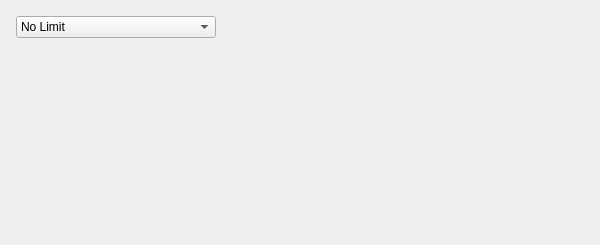
<?xml version="1.0" encoding="UTF-8"?>
<ui version="4.0">
 <class>BackupBandwidthSettingsWidget</class>
 <widget class="QWidget" name="BackupBandwidthSettingsWidget">
  <property name="geometry">
   <rect>
    <x>0</x>
    <y>0</y>
    <width>600</width>
    <height>245</height>
   </rect>
  </property>
  <layout class="QVBoxLayout" name="widgetLayout">
   <property name="spacing">
    <number>0</number>
   </property>
   <property name="leftMargin">
    <number>0</number>
   </property>
   <property name="topMargin">
    <number>0</number>
   </property>
   <property name="rightMargin">
    <number>0</number>
   </property>
   <property name="bottomMargin">
    <number>0</number>
   </property>
   <item>
    <layout class="QVBoxLayout" name="verticalLayout">
     <property name="spacing">
      <number>16</number>
     </property>
     <property name="leftMargin">
      <number>16</number>
     </property>
     <property name="topMargin">
      <number>16</number>
     </property>
     <property name="rightMargin">
      <number>16</number>
     </property>
     <property name="bottomMargin">
      <number>16</number>
     </property>
     <item>
      <layout class="QHBoxLayout" name="limitTypeLayout">
       <item>
        <widget class="QComboBox" name="limitTypeComboBox">
         <property name="minimumSize">
          <size>
           <width>200</width>
           <height>0</height>
          </size>
         </property>
         <item>
          <property name="text">
           <string>No Limit</string>
          </property>
         </item>
         <item>
          <property name="text">
           <string>Fixed</string>
          </property>
         </item>
         <item>
          <property name="text">
           <string>Scheduled</string>
          </property>
         </item>
        </widget>
       </item>
       <item>
        <spacer name="horizontalSpacer">
         <property name="orientation">
          <enum>Qt::Horizontal</enum>
         </property>
         <property name="sizeHint" stdset="0">
          <size>
           <width>0</width>
           <height>0</height>
          </size>
         </property>
        </spacer>
       </item>
      </layout>
     </item>
     <item>
      <widget class="QStackedWidget" name="stackedWidget">
       <property name="currentIndex">
        <number>0</number>
       </property>
       <widget class="QWidget" name="noLimitPage">
        <layout class="QVBoxLayout" name="noLimitPageLayout">
         <property name="leftMargin">
          <number>0</number>
         </property>
         <property name="topMargin">
          <number>0</number>
         </property>
         <property name="rightMargin">
          <number>0</number>
         </property>
         <property name="bottomMargin">
          <number>0</number>
         </property>
        </layout>
       </widget>
       <widget class="QWidget" name="fixedLimitPage">
        <layout class="QVBoxLayout" name="fixedLimitPageLayout">
         <property name="leftMargin">
          <number>0</number>
         </property>
         <property name="topMargin">
          <number>0</number>
         </property>
         <property name="rightMargin">
          <number>0</number>
         </property>
         <property name="bottomMargin">
          <number>0</number>
         </property>
         <item>
          <layout class="QHBoxLayout" name="horizontalLayout_2">
           <item>
            <widget class="QLabel" name="fixedLimitLabel">
             <property name="text">
              <string>Fix bandwidth to</string>
             </property>
            </widget>
           </item>
           <item>
            <widget class="QSpinBox" name="fixedLimitSpinbox">
             <property name="minimum">
              <number>0</number>
             </property>
             <property name="maximum">
              <number>9999</number>
             </property>
             <property name="value">
              <number>15</number>
             </property>
            </widget>
           </item>
           <item>
            <widget class="QLabel" name="fixedLimitSuffixLabel">
             <property name="text">
              <string>Mbit/s</string>
             </property>
            </widget>
           </item>
           <item>
            <spacer name="horizontalSpacer_2">
             <property name="orientation">
              <enum>Qt::Horizontal</enum>
             </property>
             <property name="sizeHint" stdset="0">
              <size>
               <width>0</width>
               <height>0</height>
              </size>
             </property>
            </spacer>
           </item>
          </layout>
         </item>
         <item>
          <spacer name="verticalSpacer">
           <property name="orientation">
            <enum>Qt::Vertical</enum>
           </property>
           <property name="sizeHint" stdset="0">
            <size>
             <width>0</width>
             <height>0</height>
            </size>
           </property>
          </spacer>
         </item>
        </layout>
       </widget>
       <widget class="QWidget" name="scheduledLimitPage">
        <layout class="QVBoxLayout" name="scheduledLimitPageLayout" stretch="0,1">
         <property name="leftMargin">
          <number>0</number>
         </property>
         <property name="topMargin">
          <number>0</number>
         </property>
         <property name="rightMargin">
          <number>0</number>
         </property>
         <property name="bottomMargin">
          <number>0</number>
         </property>
         <item>
          <layout class="QHBoxLayout" name="horizontalLayout">
           <property name="spacing">
            <number>8</number>
           </property>
           <property name="leftMargin">
            <number>40</number>
           </property>
           <item>
            <widget class="nx::vms::client::desktop::ScheduleBrushSelectableButton" name="unlimitedButton">
             <property name="minimumSize">
              <size>
               <width>36</width>
               <height>36</height>
              </size>
             </property>
             <property name="maximumSize">
              <size>
               <width>36</width>
               <height>36</height>
              </size>
             </property>
             <property name="focusPolicy">
              <enum>Qt::NoFocus</enum>
             </property>
             <property name="checkable">
              <bool>true</bool>
             </property>
             <attribute name="buttonGroup">
              <string notr="true">buttonGroup</string>
             </attribute>
            </widget>
           </item>
           <item>
            <widget class="QLabel" name="unlimitedLabel">
             <property name="text">
              <string>Unlimited</string>
             </property>
             <property name="buddy">
              <cstring>unlimitedButton</cstring>
             </property>
            </widget>
           </item>
           <item>
            <spacer name="horizontalSpacer_5">
             <property name="orientation">
              <enum>Qt::Horizontal</enum>
             </property>
             <property name="sizeType">
              <enum>QSizePolicy::Fixed</enum>
             </property>
             <property name="sizeHint" stdset="0">
              <size>
               <width>8</width>
               <height>0</height>
              </size>
             </property>
            </spacer>
           </item>
           <item>
            <widget class="nx::vms::client::desktop::ScheduleBrushSelectableButton" name="limitedButton">
             <property name="minimumSize">
              <size>
               <width>36</width>
               <height>36</height>
              </size>
             </property>
             <property name="maximumSize">
              <size>
               <width>36</width>
               <height>36</height>
              </size>
             </property>
             <property name="focusPolicy">
              <enum>Qt::NoFocus</enum>
             </property>
             <property name="checkable">
              <bool>true</bool>
             </property>
             <attribute name="buttonGroup">
              <string notr="true">buttonGroup</string>
             </attribute>
            </widget>
           </item>
           <item>
            <widget class="QLabel" name="scheduledLimitLabel">
             <property name="text">
              <string>Limited to</string>
             </property>
             <property name="buddy">
              <cstring>limitedButton</cstring>
             </property>
            </widget>
           </item>
           <item>
            <widget class="QWidget" name="scheduledLimitSpinBoxGroup" native="true">
             <property name="enabled">
              <bool>false</bool>
             </property>
             <property name="minimumSize">
              <size>
               <width>40</width>
               <height>0</height>
              </size>
             </property>
             <layout class="QHBoxLayout" name="horizontalLayout_3">
              <property name="spacing">
               <number>8</number>
              </property>
              <property name="leftMargin">
               <number>0</number>
              </property>
              <property name="topMargin">
               <number>0</number>
              </property>
              <property name="rightMargin">
               <number>0</number>
              </property>
              <property name="bottomMargin">
               <number>0</number>
              </property>
              <item>
               <widget class="QSpinBox" name="scheduledLimitSpinBox">
                <property name="minimum">
                 <number>1</number>
                </property>
                <property name="maximum">
                 <number>1000</number>
                </property>
                <property name="value">
                 <number>15</number>
                </property>
               </widget>
              </item>
              <item>
               <widget class="QLabel" name="scheduledLimitSuffixLabel">
                <property name="text">
                 <string>Mbit/s</string>
                </property>
               </widget>
              </item>
             </layout>
            </widget>
           </item>
           <item>
            <spacer name="horizontalSpacer_6">
             <property name="orientation">
              <enum>Qt::Horizontal</enum>
             </property>
             <property name="sizeType">
              <enum>QSizePolicy::Fixed</enum>
             </property>
             <property name="sizeHint" stdset="0">
              <size>
               <width>8</width>
               <height>0</height>
              </size>
             </property>
            </spacer>
           </item>
           <item>
            <widget class="nx::vms::client::desktop::ScheduleBrushSelectableButton" name="noBackupButton">
             <property name="minimumSize">
              <size>
               <width>36</width>
               <height>36</height>
              </size>
             </property>
             <property name="maximumSize">
              <size>
               <width>36</width>
               <height>36</height>
              </size>
             </property>
             <property name="focusPolicy">
              <enum>Qt::NoFocus</enum>
             </property>
             <property name="checkable">
              <bool>true</bool>
             </property>
             <attribute name="buttonGroup">
              <string notr="true">buttonGroup</string>
             </attribute>
            </widget>
           </item>
           <item>
            <widget class="QLabel" name="noBackupLabel">
             <property name="text">
              <string>No backup</string>
             </property>
             <property name="buddy">
              <cstring>noBackupButton</cstring>
             </property>
            </widget>
           </item>
           <item>
            <spacer name="horizontalSpacer_3">
             <property name="orientation">
              <enum>Qt::Horizontal</enum>
             </property>
             <property name="sizeHint" stdset="0">
              <size>
               <width>40</width>
               <height>20</height>
              </size>
             </property>
            </spacer>
           </item>
          </layout>
         </item>
         <item>
          <layout class="QHBoxLayout" name="scheduleGridWidgetLayout">
           <property name="spacing">
            <number>0</number>
           </property>
           <item>
            <widget class="nx::vms::client::desktop::ScheduleGridWidget" name="scheduleGridWidget" native="true"/>
           </item>
          </layout>
         </item>
        </layout>
       </widget>
      </widget>
     </item>
    </layout>
   </item>
   <item>
    <widget class="nx::vms::client::desktop::MessageBar" name="messageBar" native="true"/>
   </item>
  </layout>
 </widget>
 <customwidgets>
  <customwidget>
   <class>nx::vms::client::desktop::ScheduleGridWidget</class>
   <extends>QWidget</extends>
   <header location="global">nx/vms/client/desktop/resource_properties/schedule/schedule_grid_widget.h</header>
   <container>1</container>
  </customwidget>
  <customwidget>
   <class>nx::vms::client::desktop::ScheduleBrushSelectableButton</class>
   <extends>QToolButton</extends>
   <header location="global">nx/vms/client/desktop/resource_properties/schedule/schedule_brush_selectable_button.h</header>
  </customwidget>
  <customwidget>
   <class>nx::vms::client::desktop::MessageBar</class>
   <extends>QWidget</extends>
   <header location="global">nx/vms/client/desktop/common/widgets/control_bars.h</header>
   <container>1</container>
  </customwidget>
 </customwidgets>
 <resources/>
 <connections/>
 <buttongroups>
  <buttongroup name="buttonGroup"/>
 </buttongroups>
</ui>
